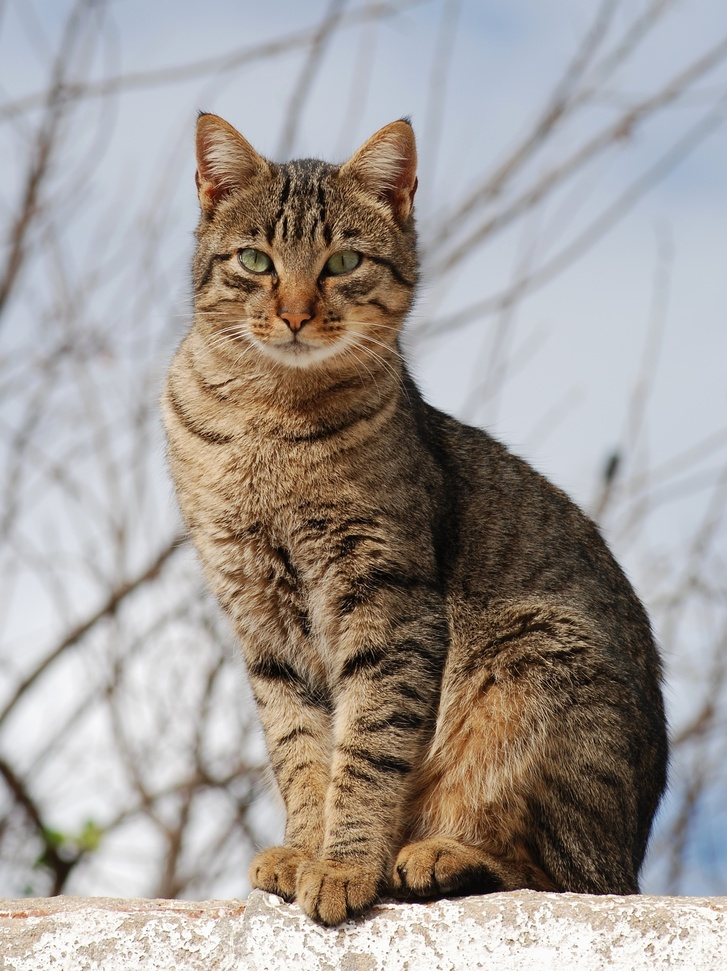
#> input picture cat.jpg, 727 x 971 px, shrunk from 1795 x 2397 before the run, found by its file name
$ python line_pic.py
#> lines starting #> are read from the running program, lines starting #| are printed output that depends on the picture
#### Draw a line on the image

# importing cv2
import cv2
image1 = cv2.imread ("open_cv/image/cat.jpg")
#> image1 is the input picture: shape (971, 727, 3); mean B, G, R 150, 154.8, 161.8

# Start coordinate, here (0,0)represents the top left corner of image
start_point = (100,100)
# End coordinate, here (250, 250) represents the bottom right corner of image
end_point = (250, 100)
# Green color in BGR
color = (0, 255, 0)
# Line thickness of 9 px
thickness = 1000

# Using cv2.line() method
# Draw a diagonal green line with thickness of 9 px
image = cv2.line(image1, start_point, end_point, color, thickness)
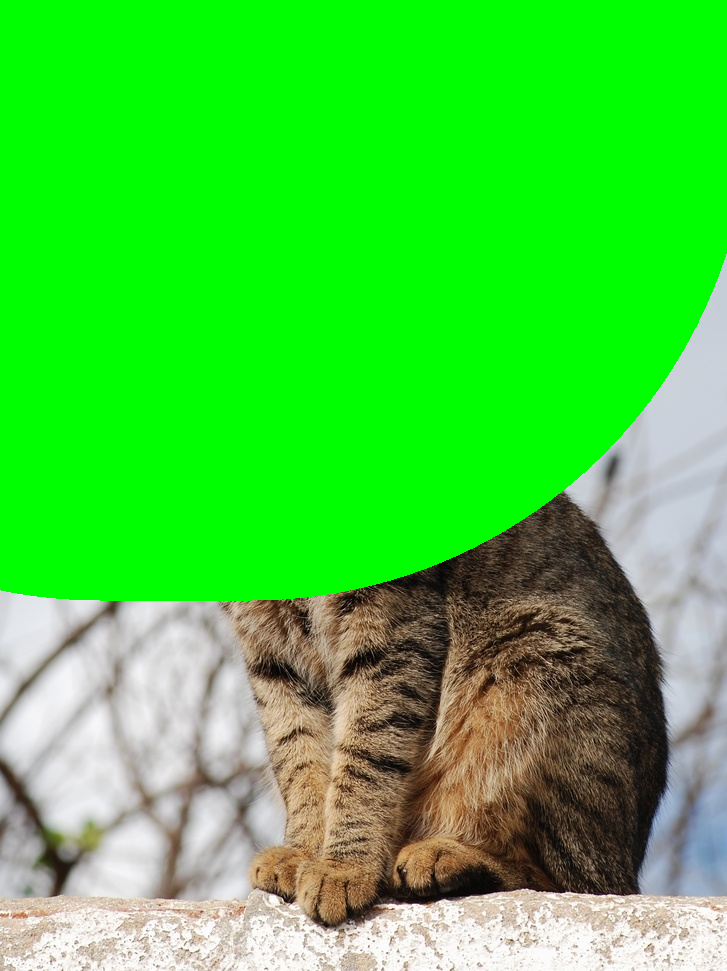
#> image: shape (971, 727, 3); mean B, G, R 60.9, 207, 70.1

cv2. imshow("original", image1)
cv2. imshow ("Image", image)
cv2.waitKey(0)
cv2.destroyAllWindows()
